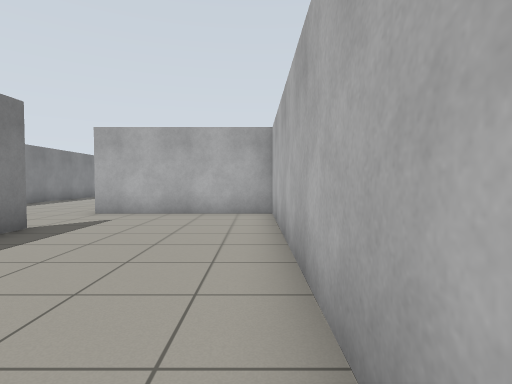
View 1 (above)

16 first-person views from a walk through a world built for the Gazebo simulator. The camera is 0.94 m above the floor, tilts 2° down and sees 80° across. The floor is counted in squares, 1 m on a side. Each view is taken from the middle of a square. On the plan, view 1 faces up. The plan holds only what a view shows up to about 11 squares ahead; the rest is blank.

View 2
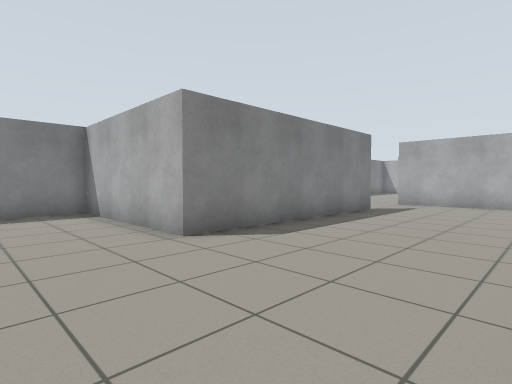

View 3
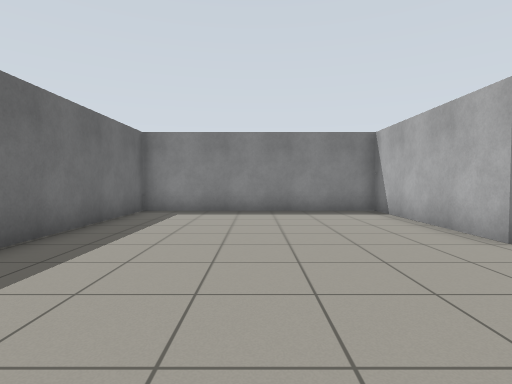

View 4
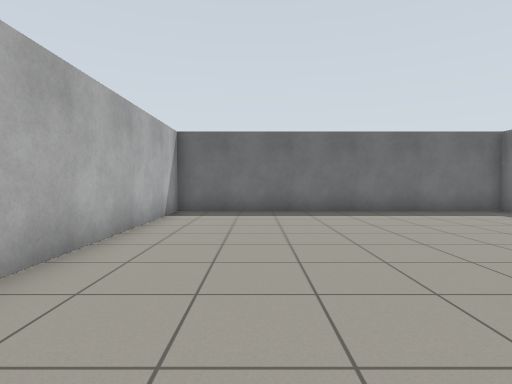

View 5
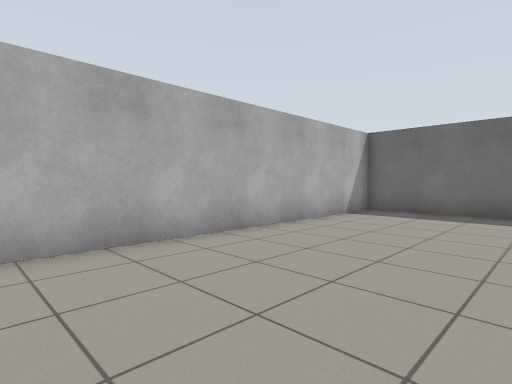

View 6
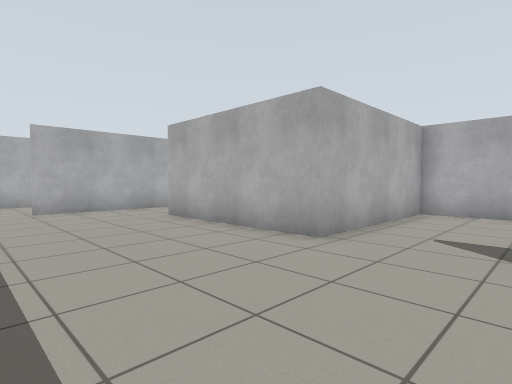

View 7
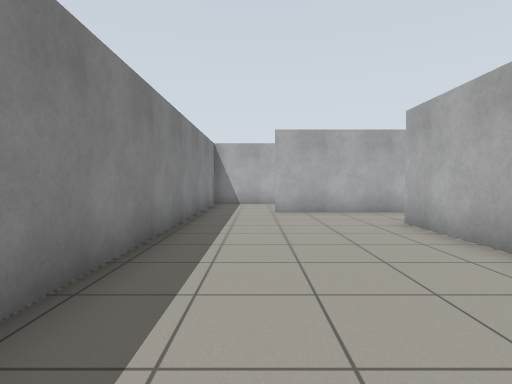

View 8
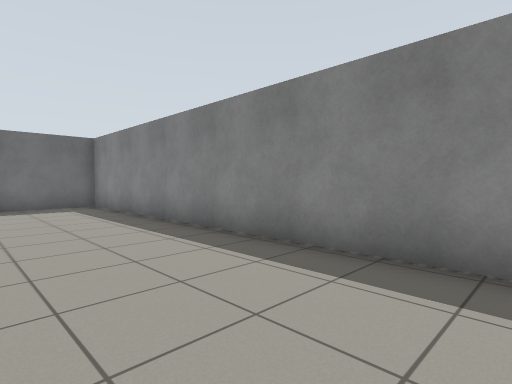

View 9
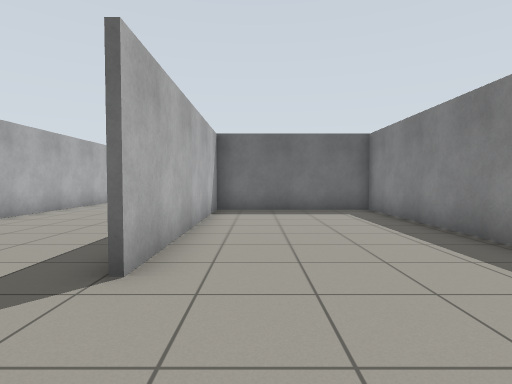

View 10
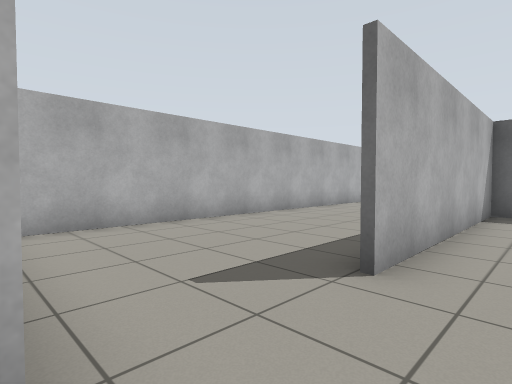

View 11
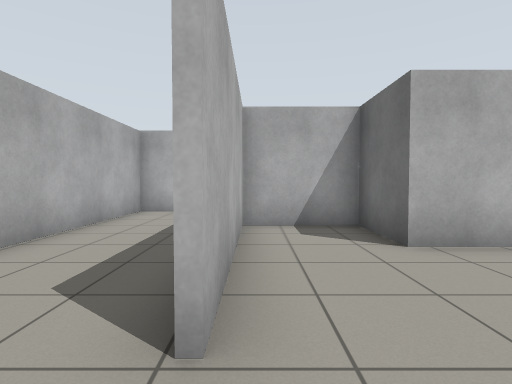

View 12
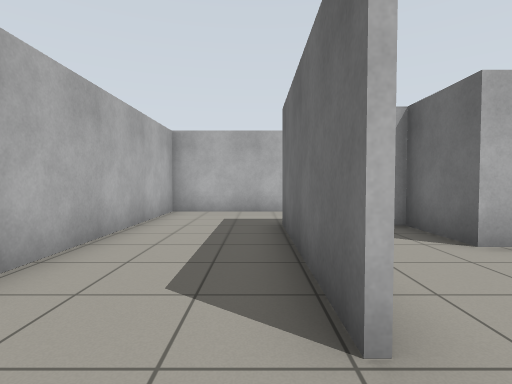

View 13
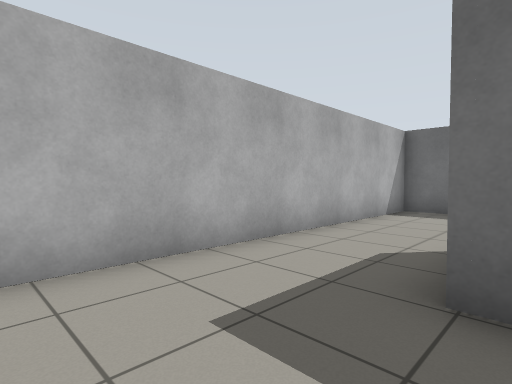

View 14
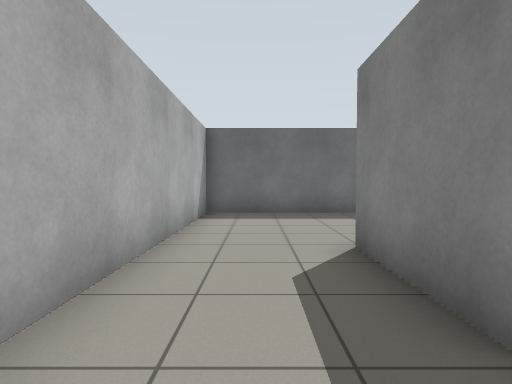

View 15
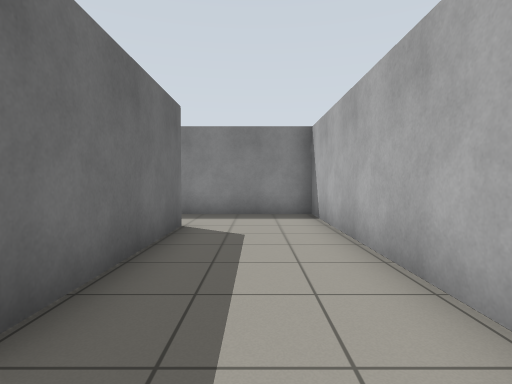

View 16
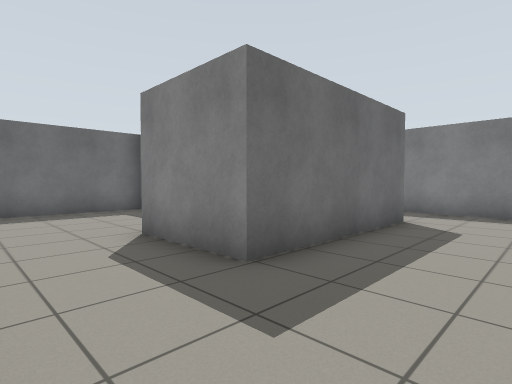

### Floor plan
Points are (right, up) in squares from view 1. A wall is a line through its corners. A room is listed if a view was taken in it or the views show most of it. See-through windows are left out.
Room 1 (views 1, 2, 3, 4, 5)
walls: (-9.7, -1.1) (-9.7, -8.6) (0.5, -8.6) (0.5, 9.1); (-4.6, 6.1) (-4.6, -1.2) (-9.8, -1.2); (0.5, 8.8) (-4.7, 8.8)
ways out: opening at (-5, 7.5) to room 2
Room 2 (views 6, 7, 8, 9, 10)
walls: (-4.7, 8.8) (-4.7, 13.8) (-2.6, 13.8) (-2.6, 16.3) (-7.5, 16.3); (-9.7, 15.6) (-9.7, -1.1); (-9.8, -1.1) (-4.7, -1.1) (-4.7, 6.1)
ways out: opening at (-5, 7.5) to room 1; opening at (-8.5, 16) to room 3
Room 3 (views 11, 12, 13, 14, 15, 16)
walls: (-7.5, 16.4) (-2.4, 16.4) (-2.4, 13.6); (-4.6, 9) (0.5, 9); (0.5, 9.1) (0.5, 19.6) (-9.7, 19.6) (-9.7, 15.6)
ways out: opening at (-8.5, 16) to room 2

Where each view was taken, in squares from view 1:
view 1: 0 up, 0 right, facing up
view 2: 4 down, 0 right, facing up-left
view 3: 5 down, 0 right, facing left
view 4: 1 up, 2 left, facing down
view 5: 1 up, 4 left, facing down-right
view 6: 6 up, 9 left, facing up-right
view 7: 7 up, 8 left, facing up
view 8: 11 up, 6 left, facing down-left
view 9: 9 up, 6 left, facing down
view 10: 9 up, 6 left, facing down-right
view 11: 16 up, 9 left, facing right
view 12: 17 up, 9 left, facing right
view 13: 19 up, 3 left, facing down-right
view 14: 18 up, 1 left, facing down
view 15: 18 up, 1 left, facing left
view 16: 19 up, 0 right, facing down-left
